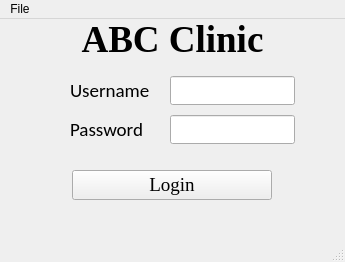
<?xml version="1.0" encoding="UTF-8"?>
<ui version="4.0">
 <class>MainWindow</class>
 <widget class="QMainWindow" name="MainWindow">
  <property name="windowTitle">
   <string>MainWindow</string>
  </property>
  <widget class="QWidget" name="centralwidget">
   <layout class="QVBoxLayout" name="mainLayout">
    <property name="alignment">
     <set>Qt::AlignCenter</set>
    </property>
    <property name="leftMargin">
     <number>20</number>
    </property>
    <property name="topMargin">
     <number>0</number>
    </property>
    <property name="rightMargin">
     <number>20</number>
    </property>
    <property name="bottomMargin">
     <number>20</number>
    </property>
    <item>
     <widget class="QLabel" name="label_3">
      <property name="font">
       <font>
        <family>Times New Roman</family>
        <pointsize>28</pointsize>
        <weight>75</weight>
        <bold>true</bold>
       </font>
      </property>
      <property name="alignment">
       <set>Qt::AlignHCenter</set>
      </property>
      <property name="text">
       <string>ABC Clinic</string>
      </property>
     </widget>
    </item>
    <item>
     <layout class="QGridLayout" name="formLayout">
      <property name="alignment">
       <set>Qt::AlignCenter</set>
      </property>
      <property name="leftMargin">
       <number>50</number>
      </property>
      <property name="topMargin">
       <number>10</number>
      </property>
      <property name="rightMargin">
       <number>30</number>
      </property>
      <property name="bottomMargin">
       <number>10</number>
      </property>
      <property name="horizontalSpacing">
        <number>20</number>
      </property>
      <property name="verticalSpacing">
        <number>10</number>
      </property>
      <item row="0" column="0">
       <widget class="QLabel" name="label">
        <property name="font">
         <font>
          <family>Calibri</family>
          <pointsize>14</pointsize>
         </font>
        </property>
        <property name="text">
         <string>Username</string>
        </property>
       </widget>
      </item>
      <item row="0" column="1">
       <widget class="QLineEdit" name="Username">
        <property name="font">
         <font>
          <family>Calibri</family>
          <pointsize>12</pointsize>
         </font>
        </property>
        <property name="minimumSize">
         <size>
          <width>50</width>
          <height>0</height>
         </size>
        </property>
       </widget>
      </item>
      <item row="1" column="0">
       <widget class="QLabel" name="label_2">
        <property name="font">
         <font>
          <family>Calibri</family>
          <pointsize>14</pointsize>
         </font>
        </property>
        <property name="text">
         <string>Password</string>
        </property>
       </widget>
      </item>
      <item row="1" column="1">
       <widget class="QLineEdit" name="Password">
        <property name="font">
         <font>
          <family>Calibri</family>
          <pointsize>12</pointsize>
         </font>
        </property>
        <property name="minimumSize">
         <size>
          <width>50</width>
          <height>0</height>
         </size>
        </property>
        <property name="echoMode">
         <enum>QLineEdit::Password</enum>
        </property>
       </widget>
      </item>
     </layout>
    </item>
    <item>
     <layout class="QHBoxLayout" name="buttonLayout">
      <property name="alignment">
       <set>Qt::AlignCenter</set>
      </property>
      <property name="leftMargin">
       <number>20</number>
      </property>
      <property name="topMargin">
       <number>10</number>
      </property>
      <property name="rightMargin">
       <number>20</number>
      </property>
      <property name="bottomMargin">
       <number>20</number>
      </property>
      <item>
       <widget class="QPushButton" name="pushButton">
        <property name="font">
         <font>
          <family>Times New Roman</family>
          <pointsize>14</pointsize>
         </font>
        </property>
        <property name="text">
         <string>Login</string>
        </property>
        <property name="minimumSize">
         <size>
          <width>200</width> 
          <height>20</height> 
         </size>
        </property>
       </widget>
      </item>
     </layout>
    </item>
   </layout>
  </widget>
  <widget class="QMenuBar" name="menubar">
   <property name="geometry">
    <rect>
     <x>0</x>
     <y>0</y>
     <width>600</width>
     <height>21</height>
    </rect>
   </property>
   <widget class="QMenu" name="menuFile">
    <property name="title">
     <string>File</string>
    </property>
    <addaction name="actionClose"/>
   </widget>
   <addaction name="menuFile"/>
  </widget>
  <widget class="QStatusBar" name="statusbar"/>
  <action name="actionClose">
   <property name="text">
    <string>Close</string>
   </property>
  </action>
 </widget>
 <resources/>
 <connections/>
</ui>
